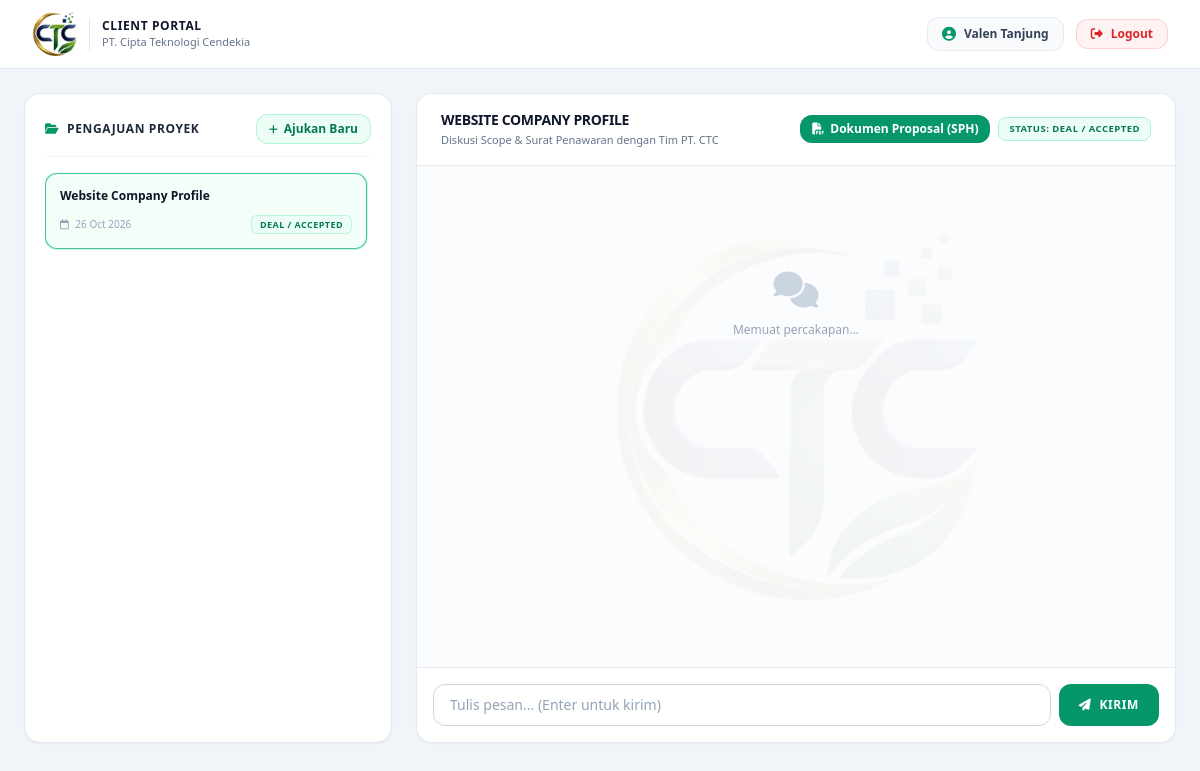
The app's page /client/portal.php (signed in) with its own data.
### tables this page shows
CREATE TABLE `client_requirements` (
  `id` int(11) NOT NULL,
  `client_name` varchar(250) NOT NULL,
  `client_email` varchar(250) NOT NULL,
  `client_phone` varchar(50) DEFAULT NULL,
  `company_name` varchar(250) DEFAULT NULL,
  `title` varchar(250) NOT NULL,
  `description` text NOT NULL,
  `file_attachment` varchar(250) DEFAULT NULL,
  `budget_estimation` decimal(15,2) DEFAULT 0.00,
  `status` enum('Under Review','Proposal Sent','Deal / Accepted','Rejected') DEFAULT 'Under Review',
  `user_id` int(11) DEFAULT NULL,
  `client_id` int(11) DEFAULT NULL,
  `created_at` timestamp NOT NULL DEFAULT current_timestamp()
);

### client/portal.php (the view, shortened to what this page needs)
<?php
require_once __DIR__ . '/../config/database.php';
$client_id    = intval($_SESSION['client_user_id']);
$client_nama  = $_SESSION['client_nama'] ?? 'Klien';
$client_email = $_SESSION['client_email'] ?? '';
$stmtReqs = $pdo->prepare(
    "SELECT * FROM client_requirements
     WHERE client_id = ? OR LOWER(client_email) = LOWER(?)
     ORDER BY id DESC"
);
$stmtReqs->execute([$client_id, $client_email]);
$requirements = $stmtReqs->fetchAll();
$selected_id = isset($_GET['req_id'])
    ? intval($_GET['req_id'])
    : ($requirements[0]['id'] ?? 0);
$active_req = null;
$linked_project = null;
if ($selected_id > 0) {
    $stmtActive = $pdo->prepare(
        "SELECT * FROM client_requirements
         WHERE id = ?
           AND (client_id = ? OR LOWER(client_email) = LOWER(?))"
    );
    $stmtActive->execute([
        $selected_id,
        $client_id,
        $client_email
    ]);
    $active_req = $stmtActive->fetch();
    if ($active_req) {
        $stmtProj = $pdo->prepare("SELECT * FROM projects WHERE requirement_id = ? OR LOWER(nama_projek) LIKE LOWER(?) LIMIT 1");
        $stmtProj->execute([$active_req['id'], '%' . $active_req['title'] . '%']);
        $linked_project = $stmtProj->fetch();
    }
}
?>
<!DOCTYPE html>
<html lang="id">
<head>
    <script src="https://cdn.tailwindcss.com"></script>
    <link rel="stylesheet" href="https://cdnjs.cloudflare.com/ajax/libs/font-awesome/6.4.0/css/all.min.css">
</head>
<body class="bg-slate-100 text-slate-800 min-h-screen font-sans antialiased selection:bg-emerald-600 selection:text-white flex flex-col">
<header class="bg-white border-b border-slate-200/90 px-4 sm:px-8 py-3 flex items-center justify-between sticky top-0 z-30 shadow-xs">
    <div class="flex items-center gap-3 min-w-0">
        <img src="../assets/images/logo.png" alt="Logo CTC" class="h-10 sm:h-11 w-auto object-contain shrink-0">
        <div class="min-w-0 border-l border-slate-200 pl-3">
            <h1 class="text-xs font-bold text-slate-900 uppercase tracking-wider">CLIENT PORTAL</h1>
            <p class="text-[11px] text-slate-500 font-medium truncate">PT. Cipta Teknologi Cendekia</p>
        </div>
    </div>
    <div class="flex items-center gap-3">
        <div class="hidden sm:flex items-center gap-2 px-3.5 py-1.5 bg-slate-50 border border-slate-200/80 rounded-xl text-xs font-semibold text-slate-700">
            <i class="fa-solid fa-circle-user text-emerald-600 text-sm"></i>
            <span><?= htmlspecialchars($client_nama) ?></span>
        </div>
        <a href="portal.php?action=logout" class="btn-press px-3.5 py-1.5 bg-red-50 hover:bg-red-100/80 text-red-600 border border-red-200/80 rounded-xl text-xs font-semibold transition flex items-center gap-2">
            <i class="fa-solid fa-right-from-bracket"></i>
            <span class="hidden sm:inline">Logout</span>
        </a>
    </div>
</header>
<main class="max-w-7xl w-full mx-auto p-4 md:p-6 grid grid-cols-1 lg:grid-cols-3 gap-4 lg:gap-6 flex-1">
    <div class="bg-white border border-slate-200/90 rounded-2xl p-4 sm:p-5 space-y-4 shadow-sm flex flex-col h-[400px] lg:h-[650px]">
        <div class="flex items-center justify-between pb-3 border-b border-slate-100 shrink-0 gap-2">
            <h2 class="text-xs font-bold uppercase tracking-wider text-slate-800 flex items-center gap-2">
                <i class="fa-solid fa-folder-open text-emerald-600"></i>
                Pengajuan Proyek
            </h2>
            <a href="request.php" class="btn-press px-3 py-1.5 bg-emerald-50 text-emerald-700 hover:bg-emerald-100 border border-emerald-200/80 rounded-xl text-xs font-semibold transition flex items-center gap-1.5 shrink-0">
                <i class="fa-solid fa-plus text-[10px]"></i>
                Ajukan Baru
            </a>
        </div>
        <?php if (empty($requirements)): ?>
            <div class="flex-1 flex flex-col items-center justify-center text-center py-8 text-slate-400 text-xs font-normal">
                <i class="fa-solid fa-inbox text-3xl mb-2 text-slate-300"></i>
                Belum ada pengajuan requirement.
            </div>
        <?php else: ?>
            <div class="space-y-2 overflow-y-auto flex-1 pr-1 min-h-0">
                <?php foreach ($requirements as $r): ?>
                    <a href="portal.php?req_id=<?= $r['id'] ?>"
                       class="block p-3.5 rounded-xl border transition-all duration-150 <?= ($active_req && $active_req['id'] == $r['id']) ? 'bg-emerald-50/60 border-emerald-500/80 shadow-xs ring-1 ring-emerald-500/20' : 'bg-white border-slate-200/80 hover:bg-slate-50 hover:border-slate-300' ?>">
                        <div class="flex items-start justify-between gap-2">
                            <p class="text-xs font-semibold text-slate-900 truncate leading-snug min-w-0">
                                <?= htmlspecialchars($r['title']) ?>
                            </p>
                        </div>
                        <div class="flex items-center justify-between mt-2.5 text-[10px] gap-2">
                            <span class="text-slate-400 font-normal">
                                <i class="fa-regular fa-calendar mr-1"></i>
                                <?= date('d M Y', strtotime($r['created_at'])) ?>
                            </span>
                            <span class="px-2 py-0.5 rounded-md font-semibold uppercase text-[9px] bg-emerald-50 text-emerald-700 border border-emerald-200/70 tracking-wider truncate">
                                <?= htmlspecialchars($r['status']) ?>
                            </span>
                        </div>
                    </a>
                <?php endforeach; ?>
            </div>
        <?php endif; ?>
    </div>
    <div class="lg:col-span-2 bg-white border border-slate-200/90 rounded-2xl flex flex-col h-[560px] sm:h-[620px] lg:h-[650px] shadow-sm overflow-hidden relative">
        <?php if (!$active_req): ?>
            <div class="flex-1 flex items-center justify-center text-slate-400 text-xs font-normal">
                <div class="text-center">
                    <i class="fa-solid fa-comments text-4xl mb-3 text-slate-300 block"></i>
                    Pilih pengajuan proyek di sebelah kiri untuk memulai diskusi.
                </div>
            </div>
        <?php else: ?>
            <div class="p-4 sm:px-6 bg-white border-b border-slate-200/90 flex flex-col sm:flex-row items-start sm:items-center justify-between shrink-0 z-10 gap-3">
                <div class="pr-2 min-w-0">
                    <h2 class="text-xs sm:text-sm font-bold text-slate-900 tracking-tight uppercase truncate">
                        <?= htmlspecialchars($active_req['title']) ?>
                    </h2>
                    <p class="text-[11px] text-slate-500 font-normal mt-0.5">
                        Diskusi Scope & Surat Penawaran dengan Tim PT. CTC
                    </p>
                </div>
                <div class="flex items-center gap-2">
                    <?php if ($linked_project || $active_req['status'] === 'Proposal Sent' || $active_req['status'] === 'Deal / Accepted'): ?>
                        <?php $pId = $linked_project['id'] ?? $active_req['id']; ?>
                        <a href="../modules/proposals/print_proposal.php?project_id=<?= $pId ?>" target="_blank" class="btn-press px-3 py-1.5 bg-emerald-600 hover:bg-emerald-700 text-white rounded-xl text-xs font-semibold shadow-xs flex items-center gap-1.5 shrink-0 transition">
                            <i class="fa-solid fa-file-pdf text-xs"></i>
                            <span>Dokumen Proposal (SPH)</span>
                        </a>
                    <?php endif; ?>
                    <span class="px-2.5 py-1 text-[9.5px] font-semibold uppercase rounded-lg bg-emerald-50 text-emerald-700 border border-emerald-200 tracking-wider shrink-0">
                        STATUS: <?= htmlspecialchars($active_req['status']) ?>
                    </span>
                </div>
            </div>
            <div class="flex-1 relative overflow-hidden bg-slate-50/50 min-h-0">
                <div class="absolute inset-0 flex items-center justify-center pointer-events-none z-0">
                    <img src="../assets/images/logo.png" alt="Watermark CTC" class="w-[320px] sm:w-[380px] h-auto object-contain opacity-[0.04] mix-blend-multiply">
                </div>
                <div id="chat-box" class="h-full p-4 sm:p-6 overflow-y-auto space-y-4 text-xs relative z-10">
                </div>
            </div>
            <form id="clientChatForm" onsubmit="sendClientChat(event)" class="p-3.5 sm:p-4 bg-white border-t border-slate-200/90 flex gap-2 shrink-0 z-10">
                <input type="text" id="clientChatInput" required placeholder="Tulis pesan... (Enter untuk kirim)" autocomplete="off"
                       class="input-glow flex-1 px-4 py-2.5 rounded-xl border border-slate-300 bg-white text-xs sm:text-sm text-slate-900 focus:outline-none font-normal transition-all placeholder:text-slate-400 min-w-0">
                <button type="submit" id="clientChatBtn" class="btn-press px-5 py-2.5 bg-emerald-600 hover:bg-emerald-700 disabled:opacity-60 text-white font-semibold rounded-xl text-xs transition shadow-xs flex items-center gap-2 shrink-0 uppercase tracking-wider">
                    <i class="fa-solid fa-paper-plane text-xs"></i>
                    <span class="hidden sm:inline">Kirim</span>
                </button>
            </form>
        <?php endif; ?>
    </div>
</main>
</body>
</html>

### client/portal.php (style rules this page uses)
body { font-family: 'Plus Jakarta Sans', sans-serif; }
.btn-press { transition: all 0.2s cubic-bezier(0.4, 0, 0.2, 1); }

### records on screen
client_requirements: title "Website Company Profile", created_at "26 Oct 2026", status "DEAL / ACCEPTED", title "WEBSITE COMPANY PROFILE"

### other values on screen
$client_nama "Valen Tanjung"
